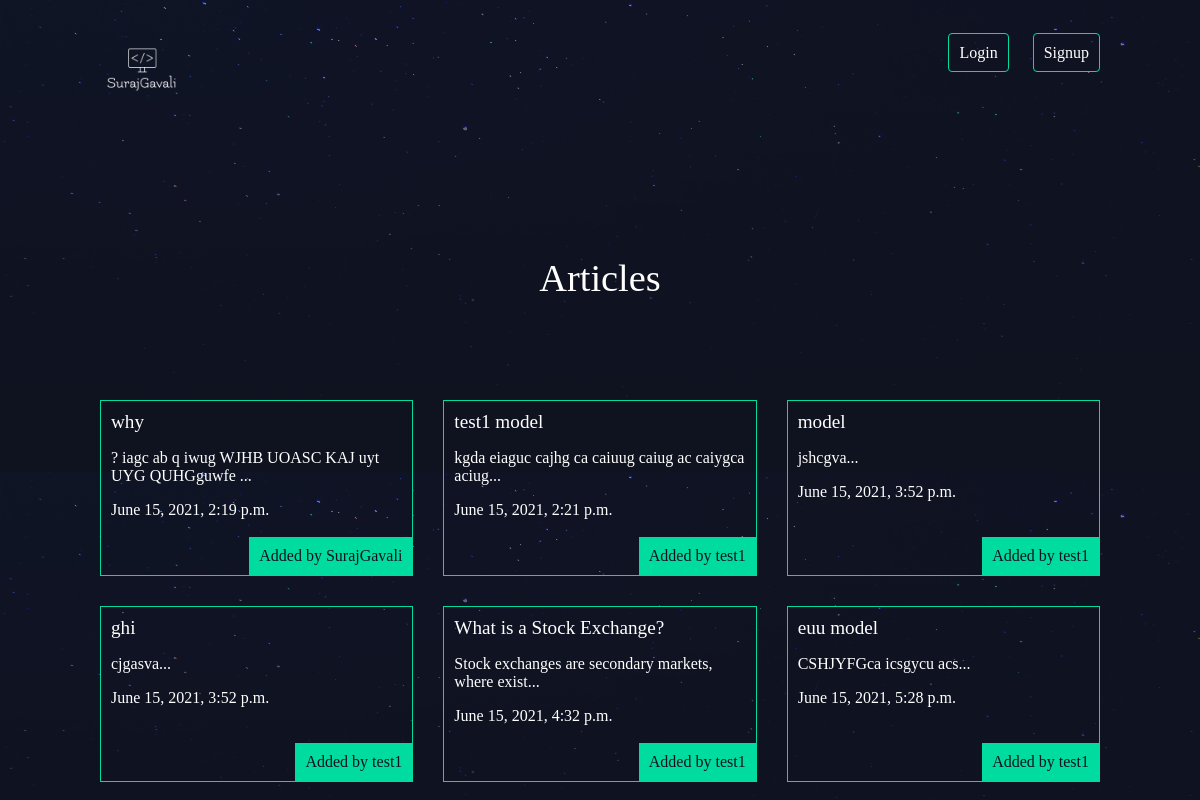
The page /articles/ on the database as committed earlier.
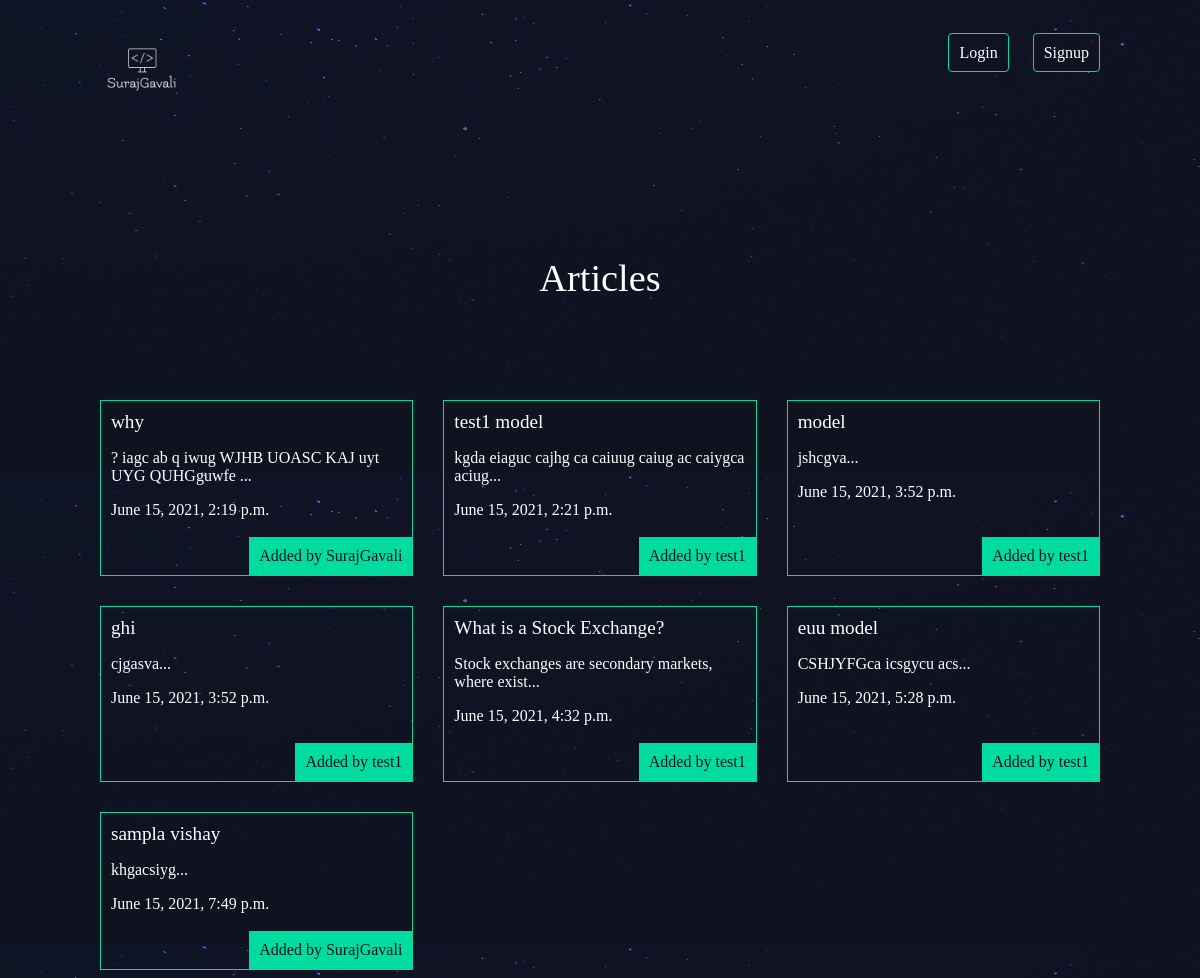
The same page on the database as committed later.
### articles/models.py (models this page shows, shortened)
class Article(models.Model):
    title = models.CharField(max_length=100)
    slug = models.SlugField()
    body = models.TextField()
    date = models.DateTimeField(auto_now_add=True)
    thumb = models.ImageField(default='default.png',blank=True)
    author = models.ForeignKey(User,on_delete=models.CASCADE,default=None)
    def snippet(self):
        return self.body[:50]+'...'

### articles/views.py (the view)
# urls.py: path('',views.article_home, name = 'home'),
def article_home(request):
    articles = Article.objects.all().order_by("date")
    return render(request,"articles/articles.html",{'articles' : articles})

### articles/templates/articles/articles.html
{% extends 'base_layout.html' %}
{% block content %}
    <h1>Articles</h1>
    <div class="articles">
        {% for article in articles %}
            <div class="article">
                <h2><a href="{% url 'articles:detail' slug=article.slug %}">{{ article.title }}</a></h2>
                <p>{{ article.snippet }}</p>
                <p>{{ article.date }}</p>
                <p class="author">Added by {{ article.author.username }}</p>
            </div>
        {% endfor %}
    </div>
{% endblock %}

Rows that differ between the two databases and show on the page:
added Article: title "sampla vishay", snippet "khgacsiyg...", date "June 15, 2021, 7:49 p.m.", author.username "SurajGavali"
